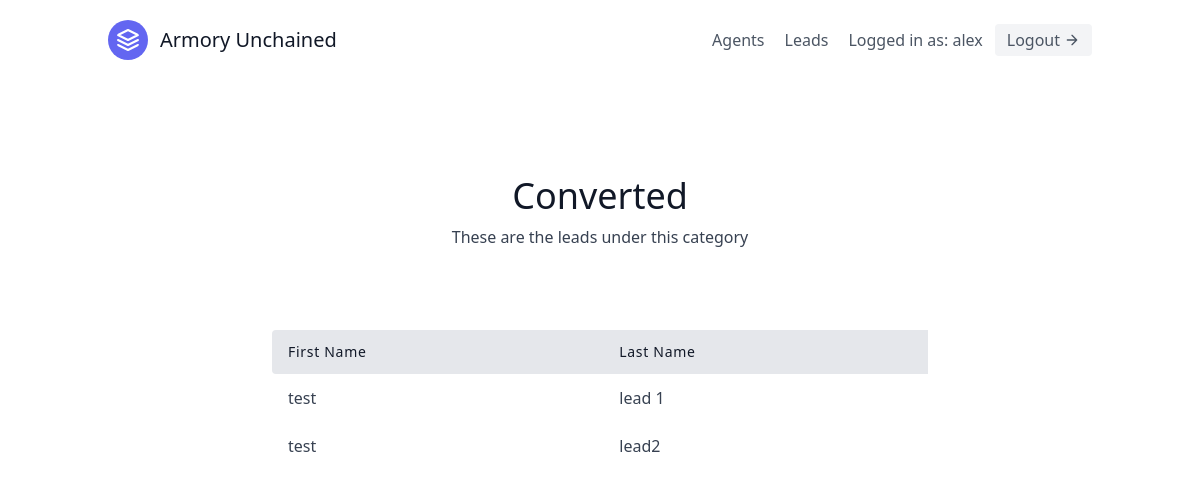
/leads/categories/2/ (signed in), run on the app's committed database.
### leads/models.py (models this page shows, shortened)
class User(AbstractUser):
    is_organizer = models.BooleanField(default = True)
    is_agent = models.BooleanField(default = False)

class Category(models.Model):
    name = models.CharField(max_length=30)                                      #NEW, CONTACTED,CONVERTED, UNCONVERTED
    organization = models.ForeignKey(UserProfile, on_delete=models.CASCADE)

class Lead(models.Model):
    first_name = models.CharField(max_length= 200)
    last_name = models.CharField(max_length= 200)
    age = models.IntegerField(default=0)
    email = models.CharField(max_length= 200, null = "True")
    organization = models.ForeignKey(UserProfile, on_delete=models.CASCADE)
    agent = models.ForeignKey("Agent", null = True, blank= True , on_delete=models.SET_NULL)
    category = models.ForeignKey("Category", related_name="leads", null = True, blank= True , on_delete=models.SET_NULL)
    description = models.TextField()
    date_added = models.DateTimeField(auto_now_add=True)
    phone_number = models.CharField(max_length= 20)
    email = models.EmailField()

### leads/views.py (the view)
# urls.py: path('categories/<int:pk>/', CategoryDetailView.as_view(), name= "category-detail"),
class CategoryDetailView(LoginRequiredMixin, generic.DetailView):
    template_name = "leads/category_detail.html"
    context_object_name = "category"
    def get_queryset(self):
        user = self.request.user
        if user.is_organizer:
            queryset = Category.objects.filter(organization = user.userprofile)
        else:
            queryset = Category.objects.filter(organization = user.agent.organization)
        return queryset

### leads/Templates/Leads/category_detail.html
{% extends "base.html" %}
{% block content %}
<section class="text-gray-700 body-font">
    <div class="container px-5 py-24 mx-auto">
      <div class="flex flex-col text-center w-full mb-20">
        <h1 class="sm:text-4xl text-3xl font-medium title-font mb-2 text-gray-900">
            {{ category.name }}
        </h1>
        <p class="lg:w-2/3 mx-auto leading-relaxed text-base">
            These are the leads under this category
        </p>
      </div>
      <div class="lg:w-2/3 w-full mx-auto overflow-auto">
        <table class="table-auto w-full text-left whitespace-no-wrap">
          <thead>
            <tr>
                <th class="px-4 py-3 title-font tracking-wider font-medium text-gray-900 text-sm bg-gray-200 rounded-tl rounded-bl">
                    First Name
                </th>
                <th class="px-4 py-3 title-font tracking-wider font-medium text-gray-900 text-sm bg-gray-200">
                    Last Name
                </th>
            </tr>
          </thead>
          <tbody>
            {% for lead in category.leads.all %}
                <tr>
                    <td class="px-4 py-3">
                      <a class="hover:text-blue-500" href="{% url 'leads:lead-detail' lead.pk %}">{{ lead.first_name }}</a>
                    </td>
                    <td class="px-4 py-3">{{ lead.last_name }}</td>
                </tr>
            {% endfor %}
          </tbody>
        </table>
      </div>
    </div>
  </section>
{% endblock content %}

### templates/navbar.html (shortened to what this page needs)
<header class="text-gray-600 body-font">
    <div class="container mx-auto flex flex-wrap p-5 flex-col md:flex-row items-center">
      <a class="flex title-font font-medium items-center text-gray-900 mb-4 md:mb-0">
        <svg xmlns="http://www.w3.org/2000/svg" fill="none" stroke="currentColor" stroke-linecap="round" stroke-linejoin="round" stroke-width="2" class="w-10 h-10 text-white p-2 bg-indigo-500 rounded-full" viewBox="0 0 24 24">
          <path d="M12 2L2 7l10 5 10-5-10-5zM2 17l10 5 10-5M2 12l10 5 10-5"></path>
        </svg>
        <span class="ml-3 text-xl">Armory Unchained</span>
      </a>
      <nav class="md:ml-auto flex flex-wrap items-center text-base justify-center">
        {%if not request.user.is_authenticated%}
        <a href = "{%url 'signup' %}" class="mr-5 hover:text-gray-900">
          Sign Up</a>
        {%else%}
          {% if request.user.is_organizer %}
            <a href = "{% url 'agents:agent-list'%}" class="mr-5 hover:text-gray-900">Agents</a>
          {%endif%}
          <a href = "{% url 'leads:lead-list'%}" class="mr-5 hover:text-gray-900">Leads</a>
        {%endif%}
      </nav>
      {%if request.user.is_authenticated%}
        Logged in as: {{request.user.username}}
        <a href = "{% url 'logout' %}" class="ml-3 inline-flex items-center bg-gray-100 border-0 py-1 px-3 focus:outline-none hover:bg-gray-200 rounded text-base mt-4 md:mt-0">
          Logout
          <svg fill="none" stroke="currentColor" stroke-linecap="round" stroke-linejoin="round" stroke-width="2" class="w-4 h-4 ml-1" viewBox="0 0 24 24">
            <path d="M5 12h14M12 5l7 7-7 7"></path>
          </svg>
        </a>
      {%endif%}
    </div>
  </header>

### data on the page
User: user.username "alex"
Category: name "Converted"
Lead: first_name "test", last_name "lead 1"
Lead: first_name "test", last_name "lead2"
